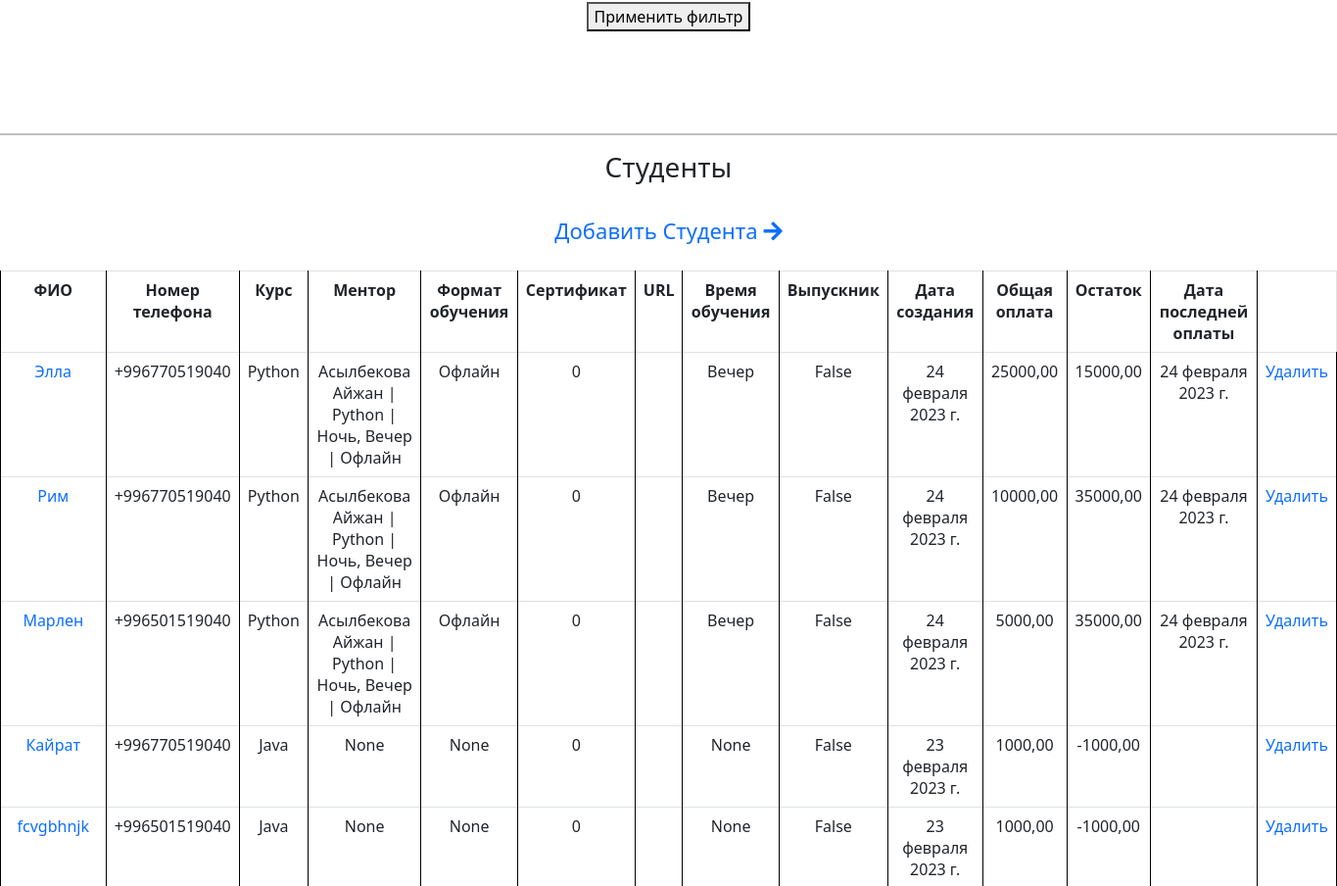
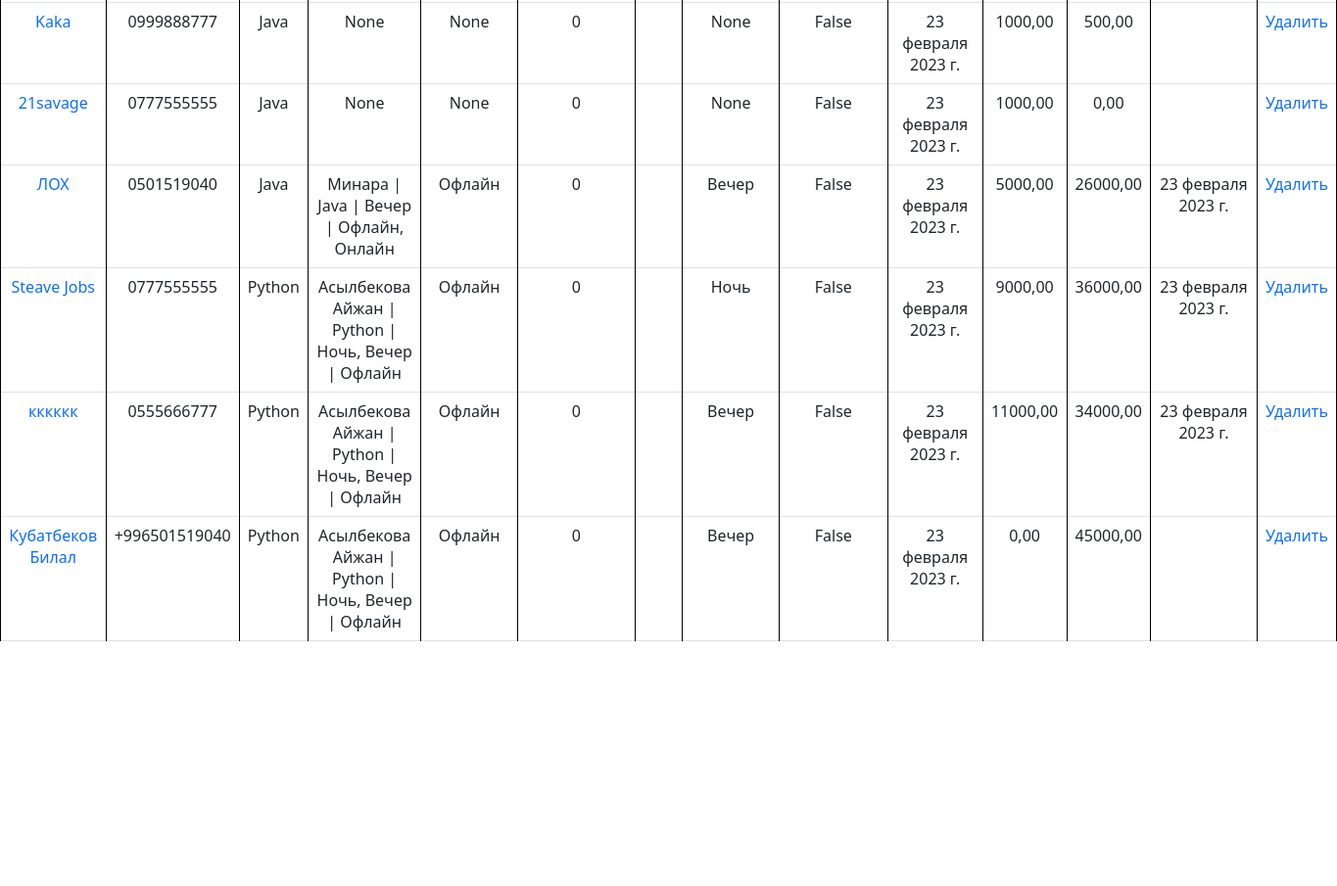
/srm/students/ (middle part), run on an earlier commit of the app's database (2 pictures, top to bottom).
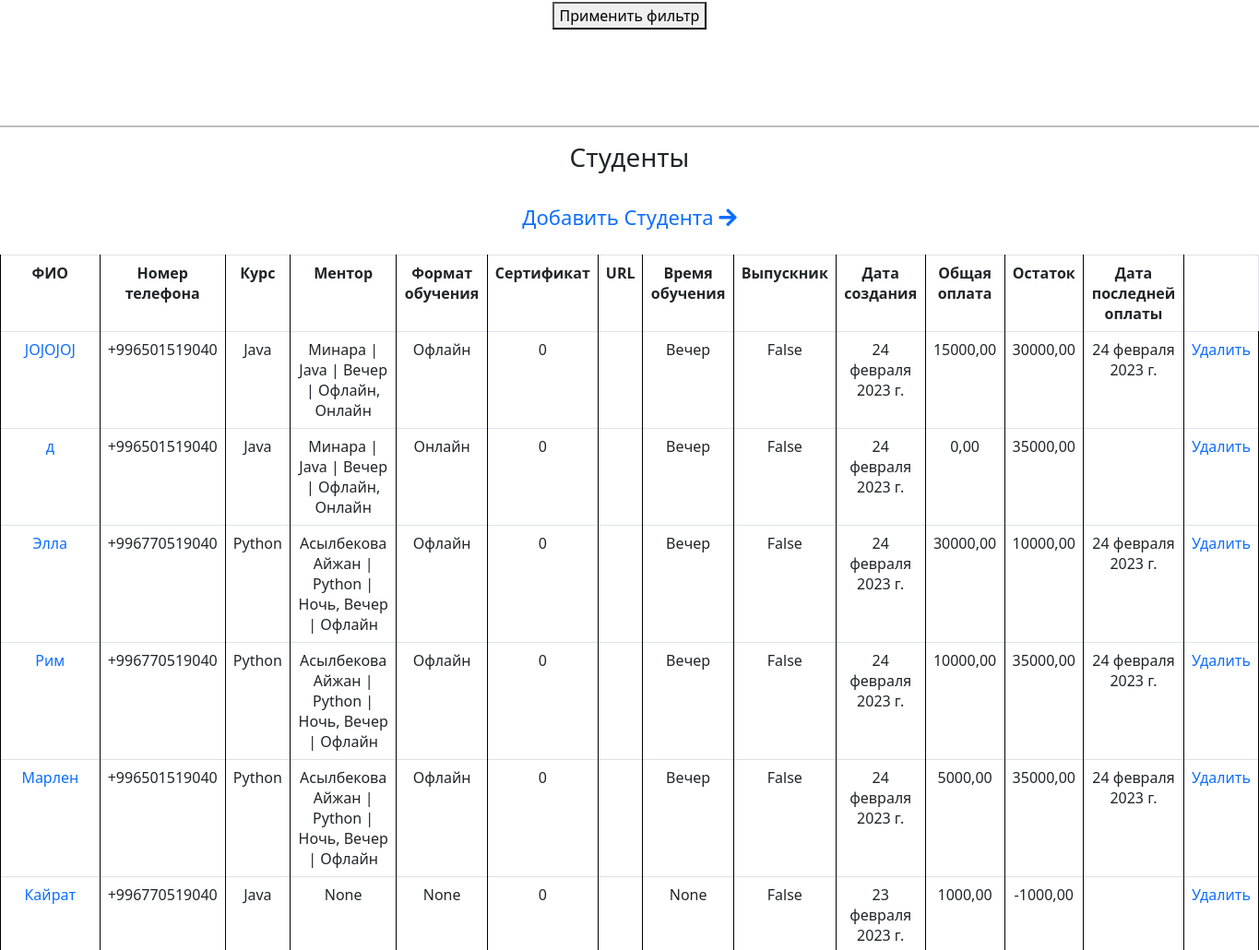
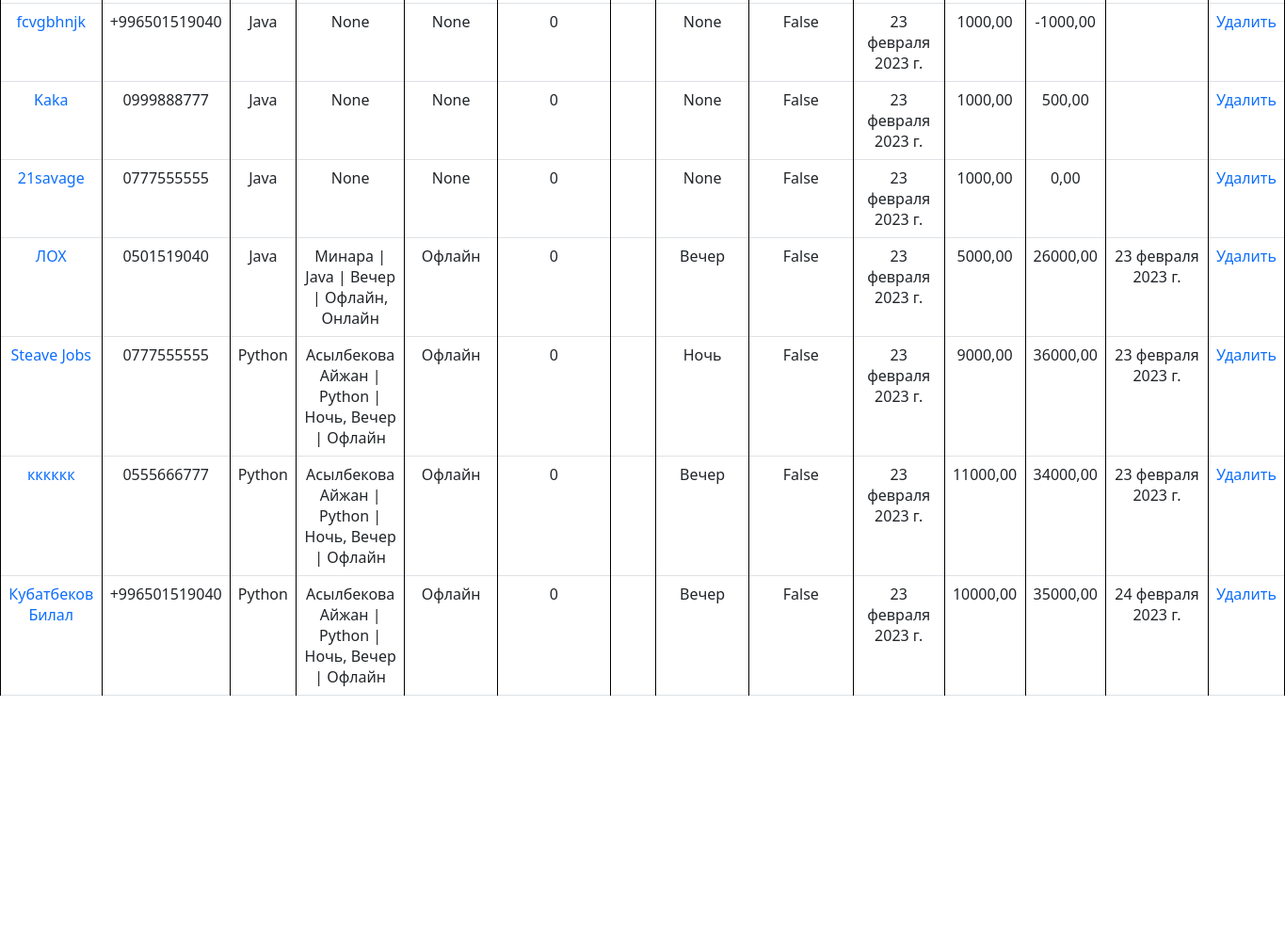
And on a later commit of the database (2 pictures, top to bottom).
### srm/models.py (models this page shows, shortened)
class Student(models.Model):
    full_name = models.CharField(max_length=80, verbose_name=('ФИО'))
    phone_number = models.CharField(verbose_name=('Номер телефона'), max_length=15)
    course = models.ForeignKey(
        Course,
        on_delete=models.CASCADE,
        verbose_name='Курс',
        related_name='student')
    teacher = models.ForeignKey(Employee, on_delete=models.CASCADE, verbose_name='Ментор', blank=True, null=True)
    studying_time = models.PositiveSmallIntegerField(
        choices=(
            (1, 'Утро'),
            (2, 'День'),
            (3, 'Вечер'),
            (4, 'Ночь'),
        ),
        verbose_name='Время обучения',
        blank=True,
        null=True
    )
    format = models.ForeignKey(LearningFormat, on_delete=models.CASCADE, verbose_name='Формат обучения', blank=True, null=True)
    certificate = models.PositiveSmallIntegerField(default=0, verbose_name='Сертификат')
    url = models.URLField(blank=True, null=True)
    total_payment = models.DecimalField(
        decimal_places=2,
        max_digits=12,
        default=0.00,
        verbose_name='Общая оплата',
        blank=True,
        null=True)
    last_payment_date = models.DateField(verbose_name='Дата последней оплаты', blank=True, null=True)
    remainder = models.DecimalField(
        decimal_places=2,
        max_digits=12,
        default=0.00,
        verbose_name='Остаток')
    description = models.TextField(verbose_name='Описание', blank=True, null=True)
    is_graduate = models.BooleanField(default=False, verbose_name='Выпускник')
    created_date = models.DateField(auto_now_add=True, verbose_name='Дата создания')
    class Meta:
        verbose_name = 'Студент'
        verbose_name_plural = 'Студенты'

class Course(models.Model):
    title = models.CharField(max_length=123, verbose_name=('Название'))
    created_date = models.DateTimeField(auto_now_add=True, verbose_name=('Дата создания'))
    is_active = models.BooleanField(default=True, verbose_name=('Активен'))
    def __str__(self):
        return self.title
    class Meta:
        verbose_name = 'Курс'
        verbose_name_plural = 'Курсы'

class Employee(models.Model):
    full_name = models.CharField(max_length=123, verbose_name='ФИО')
    image = models.ImageField(upload_to='media/image', verbose_name='Фотография')
    role = models.ForeignKey(Role, on_delete=models.CASCADE, verbose_name='Роль')
    salary = models.DecimalField(decimal_places=2, max_digits=12, default=0.00, verbose_name='Зарплата')
    description = models.TextField(verbose_name=('Описание для Лэндинга'), blank=True, null=True)
    course = models.ManyToManyField(Course, verbose_name='Курс', blank=True, null=True)
    studying_time = models.ManyToManyField(StudyingTime, verbose_name='Время обучения', blank=True, null=True)
    format = models.ManyToManyField(LearningFormat, verbose_name='Формат обучения', blank=True, null=True)
    created_date = models.DateTimeField(auto_now_add=True, verbose_name='Дата создания')
    is_active = models.BooleanField(default=True, verbose_name='Активен')
    def course_names(self):
        return " %s" % (", ".join([formats.title for formats in self.course.all()]))
    def format_names(self):
        return " %s" % (", ".join([formats.title for formats in self.format.all()]))
    def studying_time_names(self):
        return " %s" % (", ".join([formats.title for formats in self.studying_time.all()]))
    def __str__(self):
        return f'{self.full_name} | {self.course_names()} | {self.studying_time_names()} | {self.format_names()}'
    class Meta:
        verbose_name = 'Сотрудник'
        verbose_name_plural = 'Сотрудники'

class StudyingTime(models.Model):
    title = models.CharField(max_length=15, verbose_name='Название')

class LearningFormat(models.Model):
    title = models.CharField(max_length=50, verbose_name='Название')
    def __str__(self):
        return self.title
    class Meta:
        verbose_name = 'Формат обучения'
        verbose_name_plural = 'Форматы обучения'

### srm/views.py (the view)
# urls.py: path('students/', views.StudentListView.as_view(), name='leads'),
class StudentListView(FilteredListView):
    model = Student
    queryset = Student.objects.all().order_by('-id')
    filterset_class = StudentFilter
    template_name = 'srm/leads.html'
    context_object_name = 'students'

### srm/views.py (called while the page is built)
    def get_queryset(self):
        queryset = super().get_queryset()
        self.filterset = self.filterset_class(self.request.GET, queryset=queryset)
        return self.filterset.qs.distinct()

    def get_context_data(self, **kwargs):
        context = super().get_context_data(**kwargs)
        context['filterset'] = self.filterset
        return context

### srm/templates/srm/leads.html (shortened to what this page needs)
{% extends 'base.html' %}
{% load static %}
{% load crispy_forms_tags %}
{% block content %}
<br><br><br><br><br><br><br><br><br>
<center>
    <div class="container mt-3" style="width: 55%; fon-size: 10px;">
  <form method="get" id="incomes">
    <button type="submit">Применить фильтр</button>
</form>
  </div>
    <br><br><br>
  <hr style="height: 2px; color: black;" >
    <h3>Студенты</h3>
  <br>
    <a style="font-size: 22px;" href="{% url 'student_add' %}">Добавить Студента <i class="fa fa-arrow-right"></i></a>
<br>
<br>
<table class="table table-bordered">
  <tbody>
    <tr>
      <th style="text-align: center; margin: 0 10px;" >ФИО</th>
      <th style="text-align: center; margin: 0 10px;" >Номер телефона</th>
      <th style="text-align: center; margin: 0 10px;" >Курс</th>
      <th style="text-align: center; margin: 0 10px;" >Ментор</th>
      <th style="text-align: center; margin: 0 10px;" >Формат обучения</th>
      <th style="text-align: center; margin: 0 10px;" >Сертификат</th>
      <th style="text-align: center; margin: 0 10px;" >URL</th>
      <th style="text-align: center; margin: 0 10px;" >Время обучения</th>
      <th style="text-align: center; margin: 0 10px;" >Выпускник</th>
      <th style="text-align: center; margin: 0 10px;" >Дата создания</th>
      <th style="text-align: center; margin: 0 10px;" >Общая оплата</th>
      <th style="text-align: center; margin: 0 10px;" >Остаток</th>
      <th style="text-align: center; margin: 0 10px;" >Дата последней оплаты</th>
    </tr>
    {% for student in students %}
    <tr>
      <td style="text-align: center; margin: 0 10px;"><a href="{% url 'student_detail' student.id %}" >{{ student.full_name }}</a></td>
      <td style="text-align: center; margin: 0 10px;" >{{ student.phone_number }}</td>
      {% if student.course %}
        <td style="text-align: center; margin: 0 10px;" >{{ student.course }}</td>
      {% else %}
        <td style="text-align: center; margin: 0 10px;" ></td>
      {% endif %}
        <td style="text-align: center; margin: 0 10px;" >{{ student.teacher }}</td>
        <td style="text-align: center; margin: 0 10px;" >{{ student.format }}</td>
      <td style="text-align: center; margin: 0 10px;" >{{ student.certificate }}</td>
      {% if student.url %}
        <td style="text-align: center; margin: 0 10px;" >{{ student.url }}</td>
      {% else %}
        <td style="text-align: center; margin: 0 10px;" ></td>
      {% endif %}
        <td style="text-align: center; margin: 0 10px;" >{{ student.get_studying_time_display }}</td>
      <td style="text-align: center; margin: 0 10px;" >{{ student.is_graduate }}</td>
      <td style="text-align: center; margin: 0 10px;" >{{ student.created_date }}</td>
        <td style="text-align: center; margin: 0 10px;" >{{ student.total_payment }}</td>
      <td style="text-align: center; margin: 0 10px;" >{{ student.remainder }}</td>
      {% if student.last_payment_date %}
        <td style="text-align: center; margin: 0 10px;" >{{ student.last_payment_date }}</td>
      {% else %}
        <td style="text-align: center; margin: 0 10px;" ></td>
      {% endif %}
      <td><a href="{% url 'student_delete' student.id %}">Удалить</a></td>
    </tr>
    {% endfor %}
  </tbody>
</table>
  <br>
<br>
<br>
</center>
{% endblock %}

### landing/templates/base.html (shortened to what this page needs)
{% load static %}
<head>
    <link href="{% static 'css/bootstrap.min.css' %}" rel="stylesheet">
    <link rel="stylesheet" href="https://use.fontawesome.com/releases/v5.8.1/css/all.css">
    <link rel="stylesheet" href="{% static 'css/templatemo-chain-app-dev.css' %}">
    <link rel="stylesheet" href="{% static 'css/animated.css' %}">
    <link rel="stylesheet" href="{% static 'css/owl.css' %}">
    <link rel="stylesheet" href="{% static 'css/carousel.css' %}">
    <link href="https://cdn.jsdelivr.net/npm/bootstrap@5.2.3/dist/css/bootstrap.min.css" rel="stylesheet">
  </head>
<body>
    {% block content  %}
    {% endblock %}
  <footer id="newsletter">
  </footer>
</body>

### static/css/templatemo-chain-app-dev.css (style rules this page uses)
html, body, div, span, applet, object, iframe, h1, h2, h3, h4, h5, h6, p, blockquote, div pre, a, abbr, acronym, address, big, cite, code, del, dfn, em, font, img, ins, kbd, q, s, samp, small, strike, strong, sub, sup, tt, var, b, u, i, center, dl, dt, dd, ol, ul, li, figure, header, nav, section, article, aside, footer, figcaption { margin: 0; padding: 0; border: 0; outline: 0; }
header, nav, section, article, aside, footer, hgroup { display: block; }
* { box-sizing: border-box; }
html, body { font-family: 'Roboto', sans-serif; font-weight: 400; background-color: #fff; -ms-text-size-adjust: 100%; -webkit-font-smoothing: antialiased; -moz-osx-font-smoothing: grayscale; }
a { text-decoration: none !important; }
h1, h2, h3, h4, h5, h6 { margin-top: 0px; margin-bottom: 0px; }
html, body { background: #fff; font-family: 'Roboto', sans-serif; }
footer { background-image: url(../images/footer-bg.png); background-position: center top; background-repeat: no-repeat; background-size: cover; margin-top: 130px; padding-top: 300px; padding-bottom: 60px; }

### srm/templates/srm/leads.html (style rules this page uses)
table, th, td { border: 1px solid black; }

What changed in the data, as far as the page shows it:
added Student: full_name "JOJOJOJ", phone_number "+996501519040", course "Java", teacher "Минара | Java | Вечер | Офлайн, Онлайн", format "Офлайн", certificate "0", studying_time "Вечер", is_graduate "False", created_date "24 февраля 2023 г.", total_payment "15000,00", remainder "30000,00", last_payment_date "24 февраля 2023 г."
added Student: full_name "д", phone_number "+996501519040", course "Java", teacher "Минара | Java | Вечер | Офлайн, Онлайн", format "Онлайн", certificate "0", studying_time "Вечер", is_graduate "False", created_date "24 февраля 2023 г.", total_payment "0,00", remainder "35000,00"
changed Student "Элла": total_payment "25000,00" → "30000,00"; remainder "15000,00" → "10000,00"
changed Student "Кубатбеков Билал": total_payment "0,00" → "10000,00"; remainder "45000,00" → "35000,00"; last_payment_date (not shown) → "24 февраля 2023 г."
